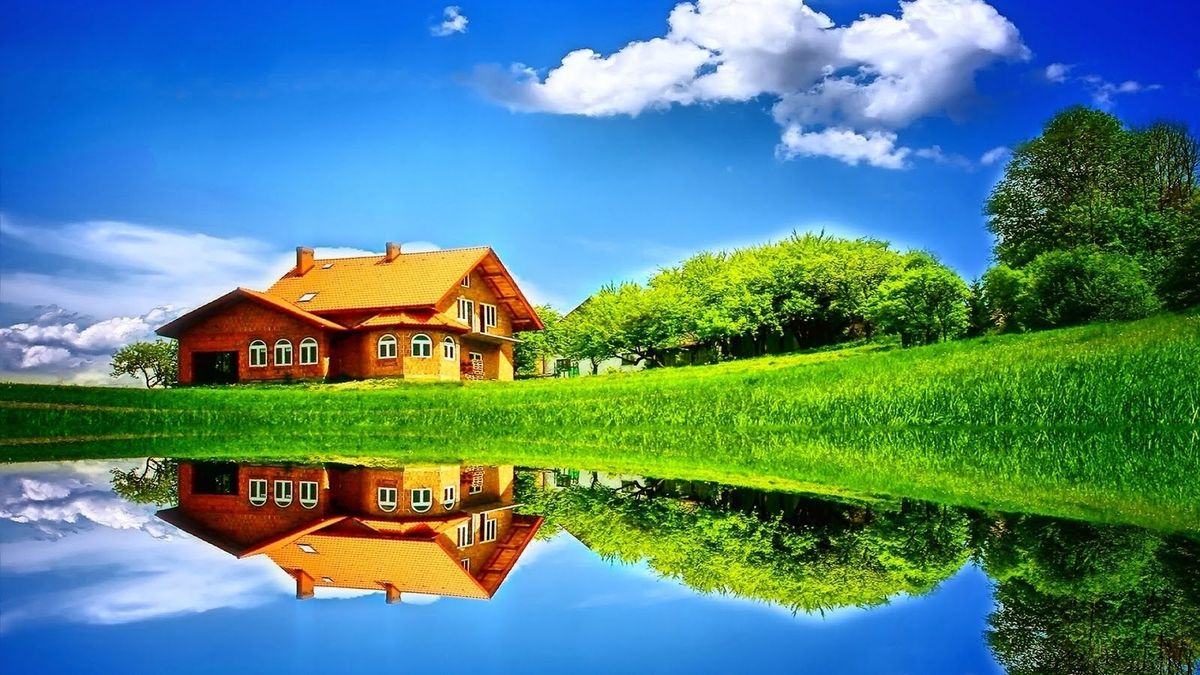
#> input picture lab01/lab01.jpg, 1200 x 675 px
$ jupyter execute lab01.ipynb
#> lines starting #> are read from the running program, lines starting #| are printed output that depends on the picture
[cell 1]
import cv2

[cell 2]
img = cv2.imread("lab01.jpg")
#> img is the input picture: shape (675, 1200, 3); mean B, G, R 132.2, 133.4, 85.5

cv2.imshow("Image",img)
cv2.waitKey(0)
cv2.destroyAllWindows()

[cell 3]
cv2.imwrite("lab01_copy.png", img)
#> Out = True

[cell 4]
gray = cv2.cvtColor(img, cv2.COLOR_BGR2GRAY)
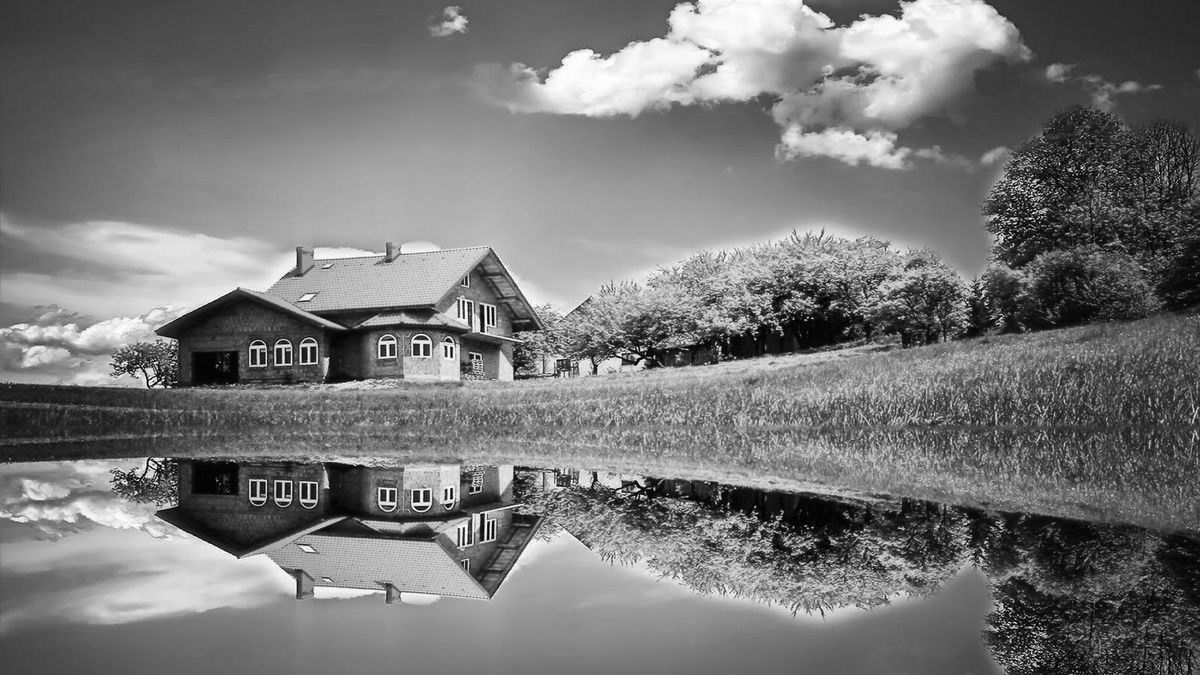
#> gray: shape (675, 1200); min 0, max 255, mean 118.9
cv2.imshow("Gray Image", gray)
cv2.waitKey(0)
cv2.destroyAllWindows()

[cell 5]
hsv = cv2.cvtColor(img, cv2.COLOR_BGR2HSV)
#> hsv: shape (675, 1200, 3); mean H, S, V 75.8, 184.9, 180.7
cv2.imshow("HSV Image", hsv)
cv2.waitKey(0)
cv2.destroyAllWindows()

[cell 6]
lab = cv2.cvtColor(img, cv2.COLOR_BGR2LAB)
#> lab: shape (675, 1200, 3); mean of channels 0, 1, 2 136.9, 122, 123.8
cv2.imshow("LAB Image", lab)
cv2.waitKey(0)
cv2.destroyAllWindows()

[cell 7]
crop = img[100:300, 200:400]
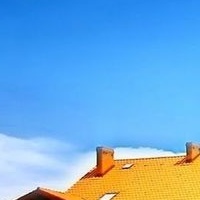
#> crop: shape (200, 200, 3); mean B, G, R 219.4, 172.5, 112.4

cv2.imshow("Crop Image", crop)
cv2.waitKey(0)
cv2.destroyAllWindows()

[cell 8]
resize = cv2.resize(img, (400, 300))
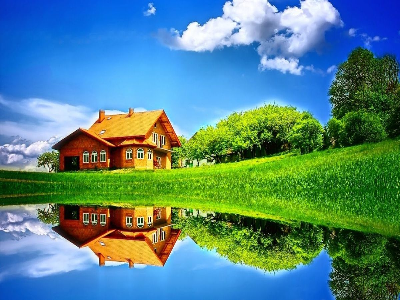
#> resize: shape (300, 400, 3); mean B, G, R 132.2, 133.5, 85.6
cv2.imshow("Resize Image", resize)
cv2.waitKey(0)
cv2.destroyAllWindows()

[cell 9]
resize = cv2.resize(img, None, fx=0.5, fy=0.5)
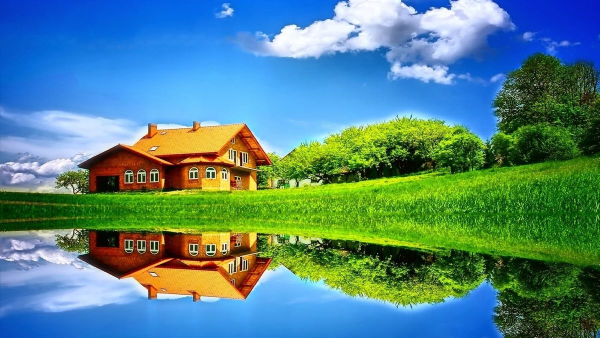
#> resize: shape (338, 600, 3); mean B, G, R 132.4, 133.5, 85.5
cv2.imshow("Resize 50%", resize)
cv2.waitKey(0)
cv2.destroyAllWindows()

[cell 10]
cv2.line(resize, (50,50), (300,50), (0,255,0), 3)
cv2.rectangle(resize, (50,100), (300,200), (255,0,0), 2)
cv2.circle(resize, (200,200), 50, (0,0,255), 3)

cv2.putText(resize,
            "Group 3",
            (50,50),
            cv2.FONT_HERSHEY_SIMPLEX,
            1,
            (255,255,255),
            2)
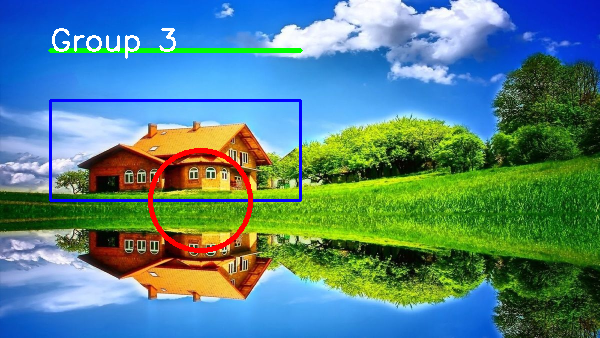
#> resize: shape (338, 600, 3); mean B, G, R 132.1, 131.9, 86

cv2.imshow("Image with Text", resize)
cv2.waitKey(5000)
cv2.destroyAllWindows()
